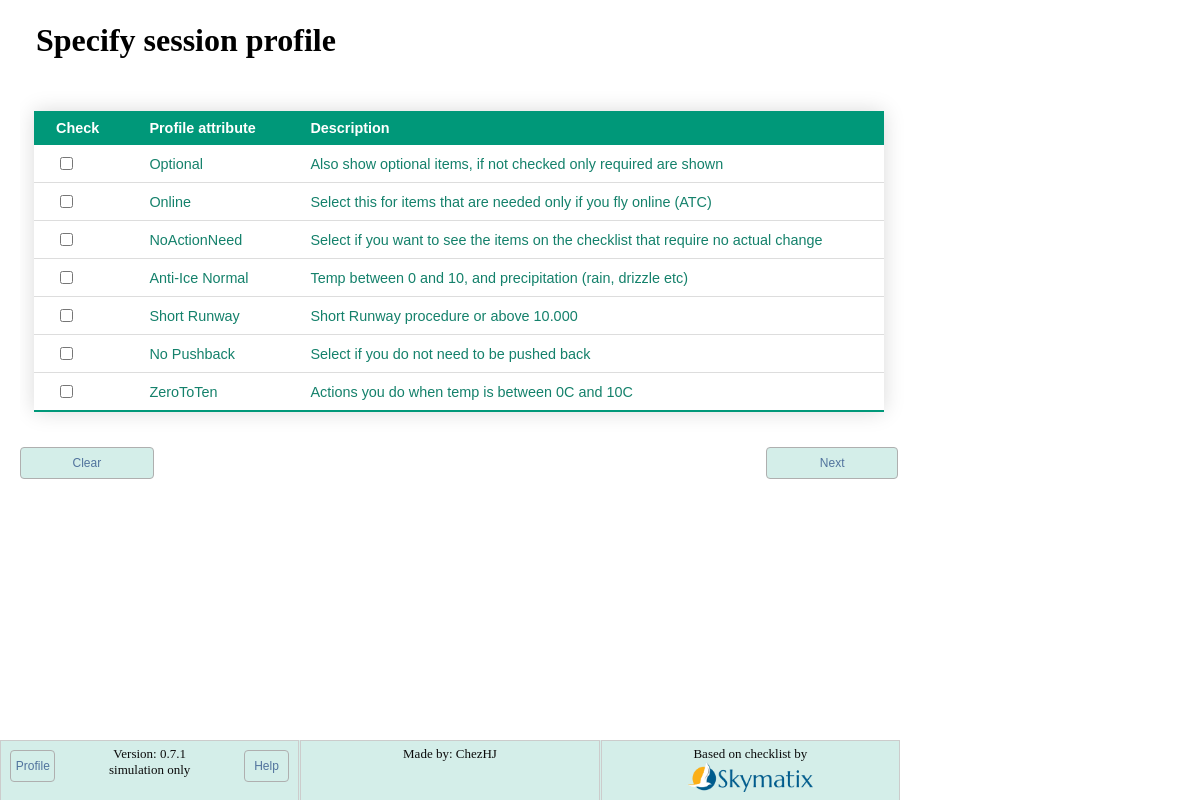
Before: / with the older database file.
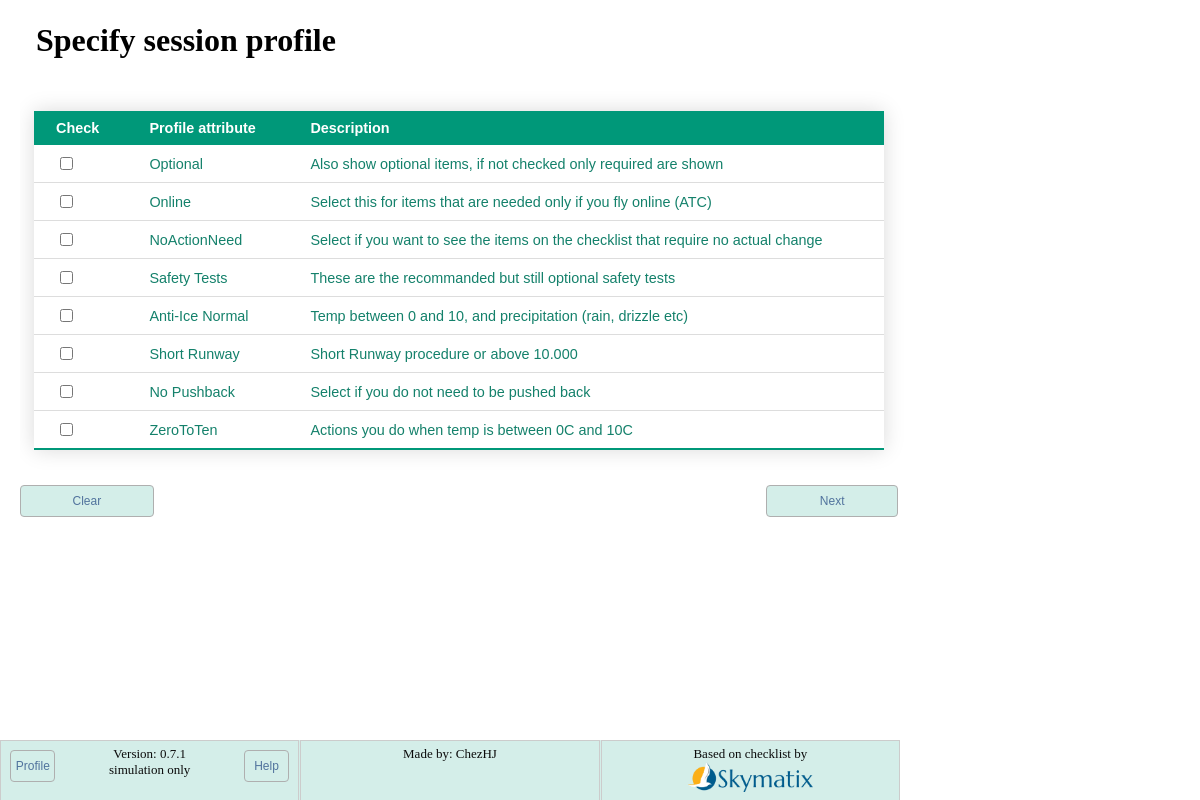
After: the same page with the newer database file.
### checklist/models.py (models this page shows, shortened)
class Attribute(models.Model):
    title = models.CharField(max_length=30)
    order = models.PositiveIntegerField()
    description = models.TextField(blank=True)
    show = models.BooleanField(default="True")
    over_ruled_by = models.ForeignKey(
        "self", on_delete=models.SET_NULL, blank=True, null=True
    )
    btn_color = ColorField(default="#194D33")

### checklist/views.py (the view)
# urls.py: path("", views.profile_view, name="start"),
def profile_view(request):
    if "Clean" in request.GET:
        request.session.flush()
    attributes = Attribute.objects.order_by("order")
    return TemplateResponse(
        request,
        "checklist/profile.html",
        {
            "attributes": attributes,
        },
    )

### checklist/templatetags/environment_tags.py (called while the page is built)
@register.filter
def setting(key):
    return getattr(conf_settings, key, None)

### checklist/templates/checklist/profile.html (shortened to what this page needs)
{% extends "checklist/base.html" %}
{% load environment_tags %}
{% block content %}
    <div style="width:fit-content">
        <form action="{% url 'checklist:update_profile' %}" method="post">
            <fieldset style="border:0">
                <legend>
                    <h1>Specify session profile</h1>
                </legend>
                <table id="Table1" class="styled-table">
                    <thead>
                        <tr>
                            <th>Check</th>
                            <th>Profile attribute</th>
                            <th>Description</th>
                        </tr>
                    </thead>
                    <tbody>
                        {% for check in attributes.all %}
                            {% if check.show %}
                                <tr>
                                    <td>
                                        <input type="checkbox" name="attributes" id="{{ forloop.counter }}" value={{ check.id }}  {% if check.id in request.session.attrib %} CHECKED />
                                    {% else %}
                                        />
                                    {% endif %}
                                </td>
                                <td>
                                    <label for="{{ forloop.counter }}">{{ check.title }}</label>
                                </td>
                                <td>
                                    <label for="{{ forloop.counter }}">{{ check.description }}</label>
                                </td>
                            </tr>
                        {% endif %}
                    {% endfor %}
                </tbody>
            </table>
        </fieldset>
        <a class="btn btn-left" href="{% url 'checklist:profile' %}?Clean ">Clear</a>
        <input class="btn btn-right" type="submit" value="Next">
    </form>
</div>
{% endblock content %}

### checklist/templates/checklist/base.html (shortened to what this page needs)
<!DOCTYPE html>
<html lang="en">
    <head>
        {% load static %}
        {% load environment_tags %}
        <link rel="stylesheet"
              type="text/css"
              href="{% static 'checklist/style.css' %}">
    </head>
    <body class="body">
        <div class="content" id="content">
            {% block content %}
            {% endblock content %}
        </div>
        <div class="footer">
            <div class="column footer-left">
                <a class="btn btn-left btn-mid" href="{% url 'checklist:profile' %} ">Profile</a>
                Version:  {{ 'VERSION'|setting }}
                <a class="btn btn-right btn-mid"
                   href="https://github.com/chezhj/SmartTrainingChecklist/wiki/Smart-training-checklist-wiki"
                   target="_blank">Help</a>
                <br>
                simulation only
            </div>
            <div class="column footer-center">
                Made by: ChezHJ
                <br>
            </div>
            <div class="column footer-right">
                Based on checklist by
                <br>
                <a href="https://forums.x-plane.org/index.php?/profile/136100-skymatix/"
                   target="_blank">
                    <img src="{% static 'checklist/VA_logo.png' %}"
                         width="124"
                         height="30"
                         alt="Skymatix logo"
                         class="footer-img">
                </a>
            </div>
        </div>
    </body>
</html>

### checklist/static/checklist/style.css (style rules this page uses)
.styled-table { border-collapse: collapse; margin: 25px 0; font-size: 0.9em; font-family: sans-serif; min-width: 850px; color: #14816b; box-shadow: 0 0 20px rgba(0, 0, 0, 0.15); }
.styled-table thead tr { background-color: #009879; color: #ffffff; text-align: left; }
.styled-table th, .styled-table td { padding: 9px 22px; }
.styled-table tbody tr { border-bottom: 1px solid #dddddd; }
.styled-table tbody tr:last-of-type { border-bottom: 2px solid #009879; }
.btn { font-family: sans-serif; text-align: center; font-size: 12px; color: #51739d; background-color: #d4eee9; border-radius: 4px; width: 15%; padding: 8px 0; border: 1px solid #afafaf; text-decoration: none; cursor: pointer; }
.btn-right { float: right; }
.btn-left { float: left; }
.btn-mid { margin: 1.5%; }
.footer { left: 0; bottom: 0; width: 100%; max-width: 900px; background-color: rgb(212, 238, 233); color: rgb(11, 11, 11); text-align: center; height: 60px; position: absolute; right: 0px; overflow: hidden; display: grid; grid-template-columns: 1fr 1fr 1fr; grid-template-areas: "Left Center Right"; gap: 1px; font-size: 13px; }
.body { height: 100%; width: 100%; min-width: 900px; margin: 0; overflow: auto; }
.content { position: absolute; top: 1px; bottom: 60px; left: 20px; right: 20px; overflow: auto; margin-bottom: 2px; }
.column { border: 1px solid #ccc; padding: 5px; }
.footer-img { width: auto; height: 30px; }
.footer-left { grid-area: Left; }
.footer-center { grid-area: Center; }
.footer-right { grid-area: Right; }

Changed rows visible on the page:
added Attribute: title "Safety Tests", description "These are the recommanded but still optional safety tests"
